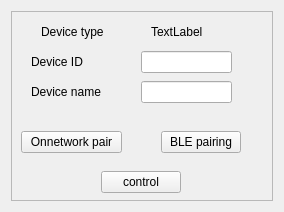
<?xml version="1.0" encoding="UTF-8"?>
<ui version="4.0">
 <class>Form</class>
 <widget class="QWidget" name="Form">
  <property name="geometry">
   <rect>
    <x>0</x>
    <y>0</y>
    <width>284</width>
    <height>212</height>
   </rect>
  </property>
  <property name="windowTitle">
   <string>Form</string>
  </property>
  <layout class="QVBoxLayout" name="verticalLayout">
   <item>
    <widget class="QFrame" name="frame">
     <property name="frameShape">
      <enum>QFrame::StyledPanel</enum>
     </property>
     <property name="frameShadow">
      <enum>QFrame::Raised</enum>
     </property>
     <widget class="QPushButton" name="btn_onneworkPair">
      <property name="geometry">
       <rect>
        <x>10</x>
        <y>120</y>
        <width>101</width>
        <height>22</height>
       </rect>
      </property>
      <property name="text">
       <string>Onnetwork pair</string>
      </property>
     </widget>
     <widget class="QPushButton" name="btn_BLE_pair">
      <property name="geometry">
       <rect>
        <x>150</x>
        <y>120</y>
        <width>80</width>
        <height>22</height>
       </rect>
      </property>
      <property name="text">
       <string>BLE pairing</string>
      </property>
     </widget>
     <widget class="QLabel" name="label">
      <property name="geometry">
       <rect>
        <x>20</x>
        <y>40</y>
        <width>81</width>
        <height>21</height>
       </rect>
      </property>
      <property name="text">
       <string>Device ID</string>
      </property>
     </widget>
     <widget class="QLabel" name="label_2">
      <property name="geometry">
       <rect>
        <x>20</x>
        <y>70</y>
        <width>81</width>
        <height>21</height>
       </rect>
      </property>
      <property name="text">
       <string>Device name</string>
      </property>
     </widget>
     <widget class="QLabel" name="label_3">
      <property name="geometry">
       <rect>
        <x>30</x>
        <y>10</y>
        <width>91</width>
        <height>21</height>
       </rect>
      </property>
      <property name="text">
       <string>Device type</string>
      </property>
     </widget>
     <widget class="QLineEdit" name="lineEdit_deviceID">
      <property name="geometry">
       <rect>
        <x>130</x>
        <y>40</y>
        <width>91</width>
        <height>22</height>
       </rect>
      </property>
      <property name="readOnly">
       <bool>true</bool>
      </property>
     </widget>
     <widget class="QLineEdit" name="lineEdit_DeviceName">
      <property name="geometry">
       <rect>
        <x>130</x>
        <y>70</y>
        <width>91</width>
        <height>22</height>
       </rect>
      </property>
      <property name="readOnly">
       <bool>true</bool>
      </property>
     </widget>
     <widget class="QLabel" name="label_DeviceType">
      <property name="geometry">
       <rect>
        <x>140</x>
        <y>10</y>
        <width>71</width>
        <height>21</height>
       </rect>
      </property>
      <property name="text">
       <string>TextLabel</string>
      </property>
     </widget>
     <widget class="QPushButton" name="btn_control">
      <property name="geometry">
       <rect>
        <x>90</x>
        <y>160</y>
        <width>80</width>
        <height>22</height>
       </rect>
      </property>
      <property name="text">
       <string>control</string>
      </property>
     </widget>
    </widget>
   </item>
  </layout>
 </widget>
 <resources/>
 <connections/>
</ui>
